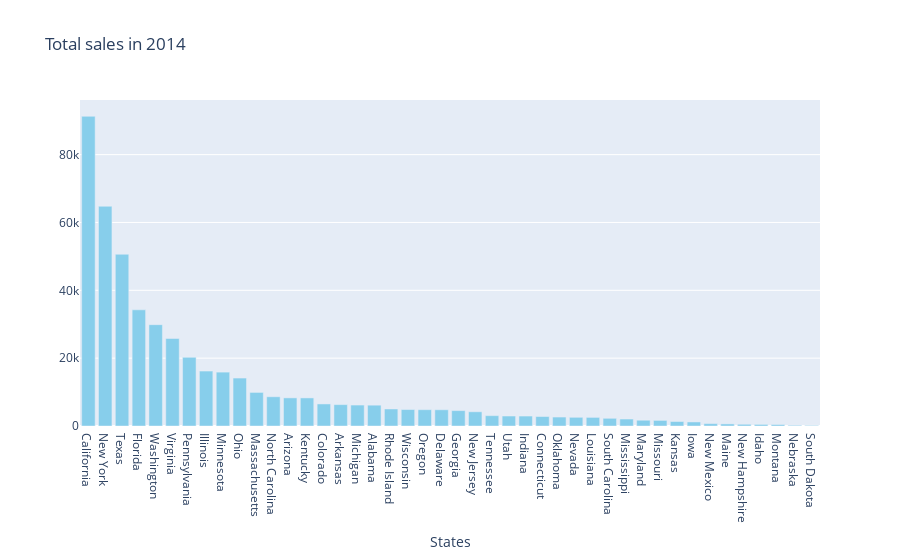

Notebook code cell kept with this figure:
### Code cell
trace1 = go.Bar(x = data14['State'],
                y = data14['Sales'],
                textposition = 'auto',
                hoverinfo = 'x+y',
                marker_color = 'skyblue'
               )

data = [trace1]

layout = go.Layout(barmode = "group",
                   xaxis = {'title': 'States'},
                   title = "Total sales in 2014")

fig = go.Figure(data = data, layout = layout)

fig

### Figure 1 — Plotly figure (JSON) as saved in the notebook; plotly's stock layout.template omitted (floating-point values rounded to 4 significant figures)
{"data": [{"hoverinfo": "x+y", "marker": {"color": "skyblue"}, "textposition": "auto", "type": "bar", "x": ["California", "New York", "Texas", "Florida", "Washington", "Virginia", "Pennsylvania", "Illinois", "Minnesota", "Ohio", "Massachusetts", "North Carolina", "Arizona", "Kentucky", "Colorado", "Arkansas", "Michigan", "Alabama", "Rhode Island", "Wisconsin", "Oregon", "Delaware", "Georgia", "New Jersey", "Tennessee", "Utah", "Indiana", "Connecticut", "Oklahoma", "Nevada", "Louisiana", "South Carolina", "Mississippi", "Maryland", "Missouri", "Kansas", "Iowa", "New Mexico", "Maine", "New Hampshire", "Idaho", "Montana", "Nebraska", "South Dakota"], "y": [91300.0, 64790.0, 50630.0, 34250.0, 29870.0, 25800.0, 20250.0, 16200.0, 15880.0, 14130.0, 9900.0, 8621.0, 8295.0, 8280.0, 6502.0, 6303.0, 6172.0, 6139.0, 5016.0, 4848.0, 4808.0, 4786.0, 4540.0, 4192.0, 3052.0, 2944.0, 2937.0, 2794.0, 2639.0, 2561.0, 2535.0, 2271.0, 2055.0, 1701.0, 1648.0, 1320.0, 1191.0, 708.0, 617.1, 504.5, 465.2, 424.5, 210.0, 162.2]}], "layout": {"barmode": "group", "title": {"text": "Total sales in 2014"}, "xaxis": {"title": {"text": "States"}}}}
